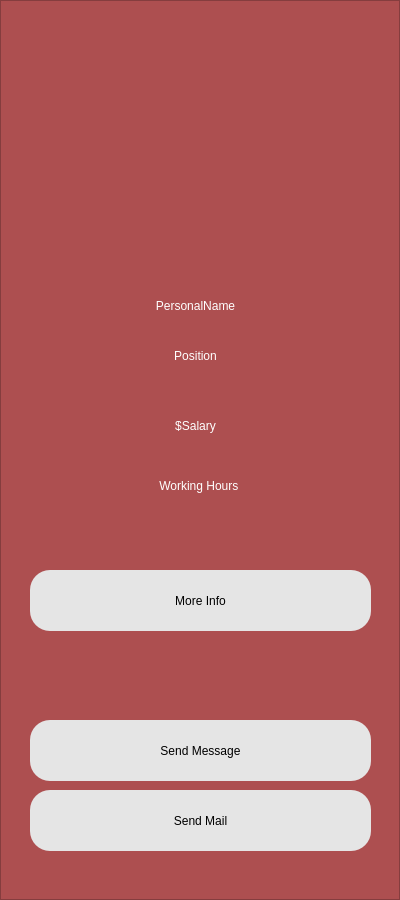
             <widget class="QFrame" name="frame_15">
              <property name="enabled">
               <bool>true</bool>
              </property>
              <property name="minimumSize">
               <size>
                <width>400</width>
                <height>900</height>
               </size>
              </property>
              <property name="maximumSize">
               <size>
                <width>400</width>
                <height>900</height>
               </size>
              </property>
              <property name="styleSheet">
               <string notr="true">background-color: rgb(173, 79, 80);</string>
              </property>
              <property name="frameShape">
               <enum>QFrame::StyledPanel</enum>
              </property>
              <property name="frameShadow">
               <enum>QFrame::Raised</enum>
              </property>
              <widget class="QLabel" name="label_15">
               <property name="geometry">
                <rect>
                 <x>90</x>
                 <y>50</y>
                 <width>221</width>
                 <height>211</height>
                </rect>
               </property>
               <property name="text">
                <string/>
               </property>
               <property name="pixmap">
                <pixmap>ui/blank.png</pixmap>
               </property>
               <property name="scaledContents">
                <bool>true</bool>
               </property>
              </widget>
              <widget class="QLabel" name="PersonelName_13">
               <property name="geometry">
                <rect>
                 <x>90</x>
                 <y>280</y>
                 <width>211</width>
                 <height>51</height>
                </rect>
               </property>
               <property name="styleSheet">
                <string notr="true">font: 14pt &quot;MS Shell Dlg 2&quot;;
color: rgb(255, 255, 255);</string>
               </property>
               <property name="text">
                <string>PersonalName</string>
               </property>
               <property name="alignment">
                <set>Qt::AlignCenter</set>
               </property>
              </widget>
              <widget class="QLabel" name="PersonelName_14">
               <property name="geometry">
                <rect>
                 <x>90</x>
                 <y>330</y>
                 <width>211</width>
                 <height>51</height>
                </rect>
               </property>
               <property name="styleSheet">
                <string notr="true">font: 14pt &quot;MS Shell Dlg 2&quot;;
color: rgb(255, 255, 255);</string>
               </property>
               <property name="text">
                <string>Position</string>
               </property>
               <property name="alignment">
                <set>Qt::AlignCenter</set>
               </property>
              </widget>
              <widget class="QLabel" name="PersonelName_15">
               <property name="geometry">
                <rect>
                 <x>90</x>
                 <y>400</y>
                 <width>211</width>
                 <height>51</height>
                </rect>
               </property>
               <property name="styleSheet">
                <string notr="true">font: 14pt &quot;MS Shell Dlg 2&quot;;
color: rgb(255, 255, 255);</string>
               </property>
               <property name="text">
                <string>$Salary</string>
               </property>
               <property name="alignment">
                <set>Qt::AlignCenter</set>
               </property>
              </widget>
              <widget class="QLabel" name="PersonelName_16">
               <property name="geometry">
                <rect>
                 <x>30</x>
                 <y>460</y>
                 <width>341</width>
                 <height>51</height>
                </rect>
               </property>
               <property name="styleSheet">
                <string notr="true">font: 14pt &quot;MS Shell Dlg 2&quot;;
color: rgb(255, 255, 255);</string>
               </property>
               <property name="text">
                <string>Working Hours </string>
               </property>
               <property name="alignment">
                <set>Qt::AlignCenter</set>
               </property>
              </widget>
              <widget class="QPushButton" name="personel_send_mail_7">
               <property name="geometry">
                <rect>
                 <x>30</x>
                 <y>720</y>
                 <width>341</width>
                 <height>61</height>
                </rect>
               </property>
               <property name="styleSheet">
                <string notr="true">background-color: rgb(229, 229, 229);
border-radius : 20px;
font: 14pt &quot;Nirmala UI Semilight&quot;;
</string>
               </property>
               <property name="text">
                <string>Send Message</string>
               </property>
              </widget>
              <widget class="QPushButton" name="personal_message_4">
               <property name="geometry">
                <rect>
                 <x>30</x>
                 <y>790</y>
                 <width>341</width>
                 <height>61</height>
                </rect>
               </property>
               <property name="styleSheet">
                <string notr="true">background-color: rgb(229, 229, 229);
border-radius : 20px;
font: 14pt &quot;Nirmala UI Semilight&quot;;
</string>
               </property>
               <property name="text">
                <string>Send Mail</string>
               </property>
              </widget>
              <widget class="QPushButton" name="personel_send_mail_8">
               <property name="geometry">
                <rect>
                 <x>30</x>
                 <y>570</y>
                 <width>341</width>
                 <height>61</height>
                </rect>
               </property>
               <property name="styleSheet">
                <string notr="true">background-color: rgb(229, 229, 229);
border-radius : 20px;
font: 14pt &quot;Nirmala UI Semilight&quot;;
</string>
               </property>
               <property name="text">
                <string>More Info</string>
               </property>
              </widget>
             </widget>
